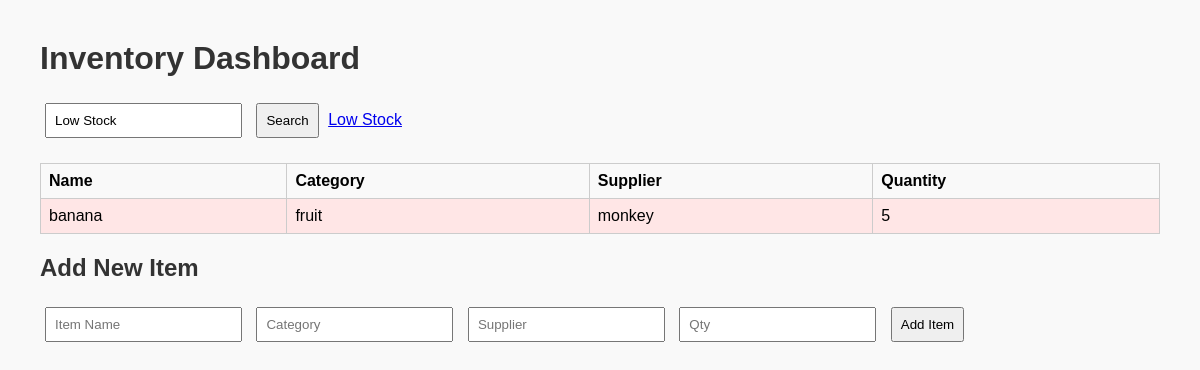
Screenshot of /low-stock with the database file from the repository.
### tables this page shows
CREATE TABLE inventory (
                            id INTEGER PRIMARY KEY AUTOINCREMENT,
                            name TEXT NOT NULL,
                            category TEXT,
                            supplier TEXT,
                            quantity INTEGER
                        );

### app.py (the view)
@app.route('/low-stock')
def low_stock():
    with sqlite3.connect(DB_NAME) as conn:
        items = conn.execute("SELECT * FROM inventory WHERE quantity < 10").fetchall()
    return render_template('index.html', items=items, search='Low Stock')

### templates/index.html (shortened to what this page needs)
<!DOCTYPE html>
<html lang="en">
<head>
    <link rel="stylesheet" href="/static/style.css">
</head>
<body>
    <h1>Inventory Dashboard</h1>
    <form method="get" action="/">
        <input type="text" name="search" placeholder="Search items..." value="{{ search }}">
        <button type="submit">Search</button>
        <a href="/low-stock">Low Stock</a>
    </form>
    <table>
        <tr>
            <th>Name</th><th>Category</th><th>Supplier</th><th>Quantity</th>
        </tr>
        {% for item in items %}
        <tr {% if item[4] < 10 %} class="low" {% endif %}>
            <td>{{ item[1] }}</td><td>{{ item[2] }}</td><td>{{ item[3] }}</td><td>{{ item[4] }}</td>
        </tr>
        {% endfor %}
    </table>
    <h2>Add New Item</h2>
    <form method="post" action="/add">
        <input name="name" placeholder="Item Name" required>
        <input name="category" placeholder="Category">
        <input name="supplier" placeholder="Supplier">
        <input name="quantity" type="number" placeholder="Qty" min="0" required>
        <button type="submit">Add Item</button>
    </form>
</body>
</html>

### static/style.css (style rules this page uses)
body { font-family: Arial, sans-serif; margin: 40px; background-color: #f9f9f9; }
h1, h2 { color: #333; }
table { border-collapse: collapse; width: 100%; margin-top: 20px; }
th, td { border: 1px solid #ccc; padding: 8px; text-align: left; }
.low { background-color: #ffe6e6; }
form { margin-top: 20px; }
input, button { padding: 8px; margin: 5px; }

### rows the page displays
inventory: name "banana", category "fruit", supplier "monkey", quantity "5"
